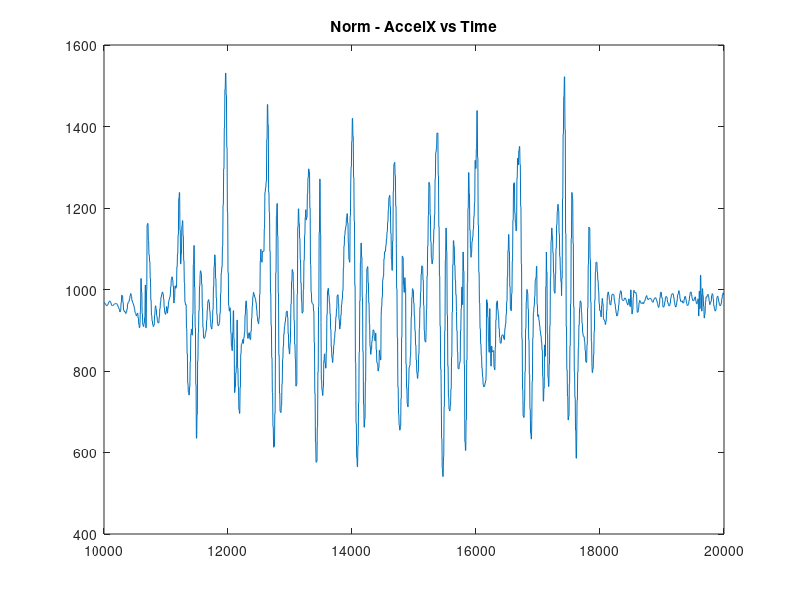
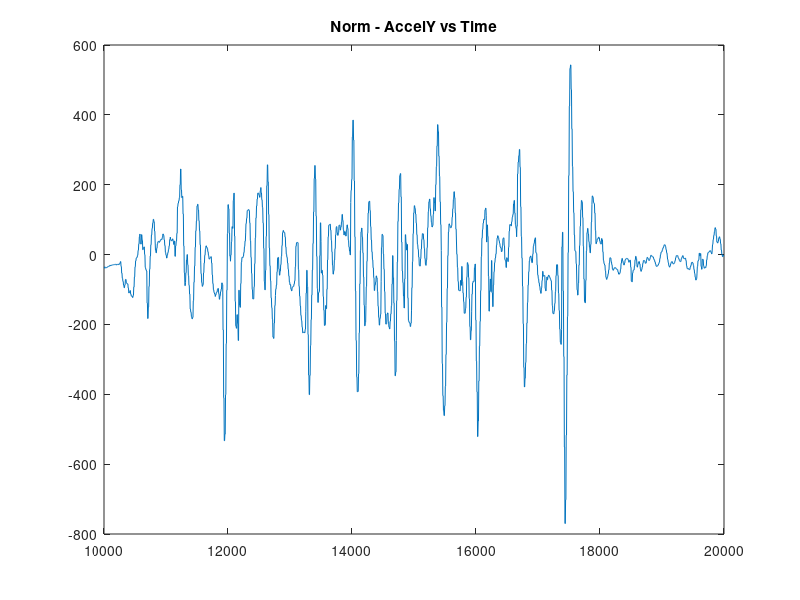
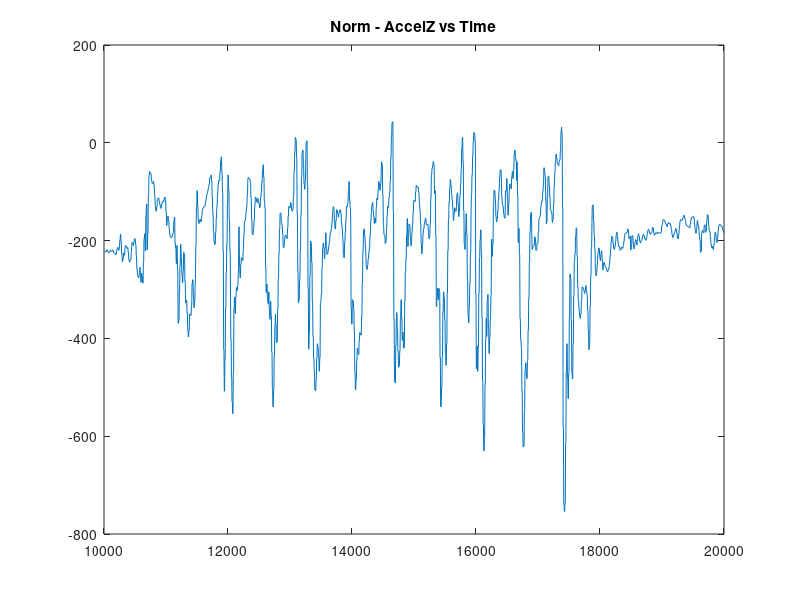
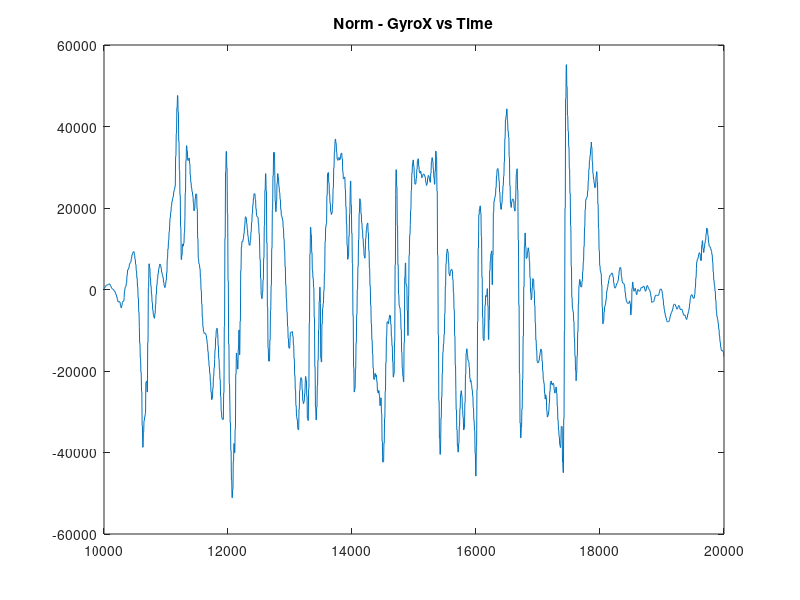

The MATLAB source for these figures, in order:
%% Initialization
clear ; close all; clc
% clear anything you might have


fprintf('Program paused. Starting MCS Press enter to continue.\n');
pause;

%makes sure nothing half-loads

fprintf('Plotting Test Data ...\n')
data = load('normalTrim.csv'); %import dataset
data2 = load('ascentTrim.csv'); %import dataset
data3 = load('descentTrim.csv');

%normalTrim
time = data(:, 1);
AX = data(:, 2);
AY = data(:, 3);
AZ = data(:, 4);
GX = data(:, 5);
GY = data(:, 6);
GZ = data(:, 7);

%ascent
time2 = data2(:, 1);
AX2 = data2(:, 2);
AY2 = data2(:, 3);
AZ2 = data2(:, 4);
GX2 = data2(:, 5);
GY2 = data2(:, 6);
GZ2 = data2(:, 7);

%descent
time3 = data3(:, 1);
AX3 = data3(:, 2);
AY3 = data3(:, 3);
AZ3 = data3(:, 4);
GX3 = data3(:, 5);
GY3 = data3(:, 6);
GZ3 = data3(:, 7);

%from walkF.txt, dedicate each column to a variable

%--------------NORMAL WALK
figure 
plot(time, AX);  
title('Norm - AccelX vs Time')

figure 
plot(time, AY); 
title('Norm - AccelY vs Time')

figure 
plot(time, AZ); 
title('Norm - AccelZ vs Time')

figure 
plot(time, GX); 
title('Norm - GyroX vs Time')

figure 
plot(time, GY); 
title('Norm - GyroY vs Time')

figure 
plot(time, GZ); 
title('Norm - GyroZ vs Time')

figure
plot(time, AX);
hold on
plot(time, AY);
hold on
plot(time, AZ);
title('Norm - Accel ALL vs Time')

figure 
plot(time, GX); 
hold on
plot(time, GY); 
hold on
plot(time, GZ); 
title('Norm - Gyro ALL vs Time')

%--------------ASCENT WALK
figure 
plot(time2, AX2);  
title('Ascent - AccelX vs Time')

figure 
plot(time2, AY2); 
title('Ascent - AccelY vs Time')

figure 
plot(time2, AZ2); 
title('Ascent - AccelZ vs Time')

figure 
plot(time2, GX2); 
title('Ascent - GyroX vs Time')

figure 
plot(time2, GY2); 
title('Ascent - GyroY vs Time')

figure 
plot(time2, GZ2); 
title('Ascent - GyroZ vs Time')

figure
plot(time2, AX2);
hold on
plot(time2, AY2);
hold on
plot(time2, AZ2);
title('Ascent - Accel ALL vs Time')

figure 
plot(time2, GX2); 
hold on
plot(time2, GY2); 
hold on
plot(time2, GZ2); 
title('Ascent - Gyro ALL vs Time')

%--------------Descent WALK
figure 
plot(time3, AX3);  
title('Descent - AccelX vs Time')

figure 
plot(time3, AY3); 
title('Descent - AccelY vs Time')

figure 
plot(time3, AZ3); 
title('Descent - AccelZ vs Time')

figure 
plot(time3, GX3); 
title('Descent - GyroX vs Time')

figure 
plot(time2, GY2); 
title('Descent - GyroY vs Time')

figure 
plot(time3, GZ3); 
title('Descent - GyroZ vs Time')

figure
plot(time3, AX3);
hold on
plot(time3, AY3);
hold on
plot(time3, AZ3);
title('Descent - Accel ALL vs Time')

figure 
plot(time3, GX3); 
hold on
plot(time3, GY3); 
hold on
plot(time3, GZ3); 
title('Descent - Gyro ALL vs Time')



%--------------Individual Feature Comparisons

figure 
plot(time, AX); 
hold on
plot(time2, AX2);
hold on
plot(time3, AX3);
title('AccelX vs Time')

figure 
plot(time, AY); 
hold on
plot(time2, AY2);
hold on
plot(time3, AY3);
title('AccelY vs Time')

figure 
plot(time, AZ); 
hold on
plot(time2, AZ2);
hold on
plot(time3, AZ3);
title('AccelZ vs Time')

figure 
plot(time, GX); 
hold on
plot(time2, GX2);
hold on
plot(time3, GX3);
title('GyroX vs Time')

figure 
plot(time, GY); 
hold on
plot(time2, GY2);
hold on
plot(time3, GY3);
title('GyroY vs Time')

figure 
plot(time, GZ); 
hold on
plot(time2, GZ2);
hold on
plot(time3, GZ3);
title('GyroZ vs Time')

%--------------Miscellaneous Feature Comparisons (compare anything to
%anything)


%hold on allows you to graph multiple features on the same graph


